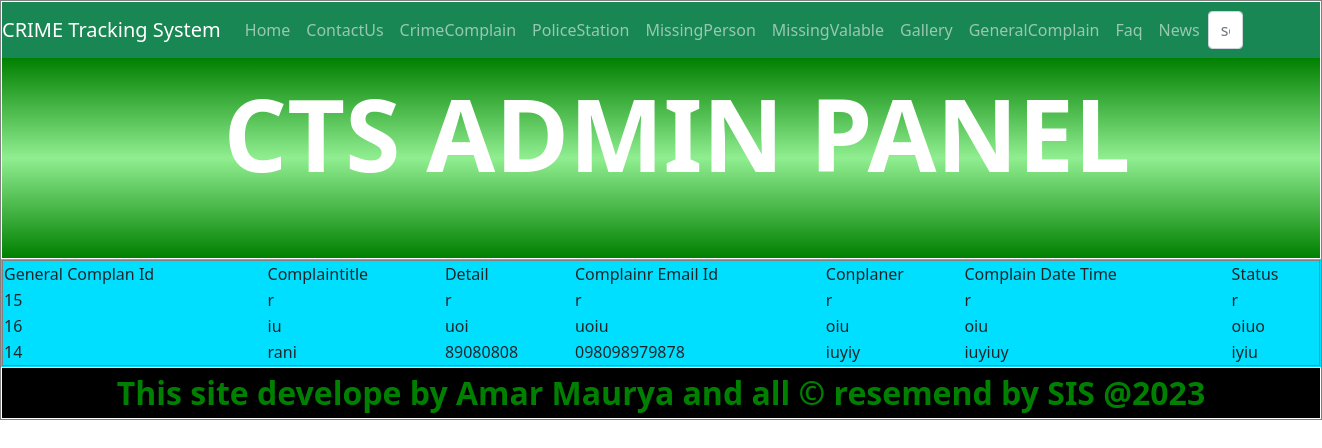
The page /Admin/GeneralComplan.php on the database its author committed.
### tables this page shows
CREATE TABLE IF NOT EXISTS `mp` (
  `mp_Id` int(50) NOT NULL AUTO_INCREMENT,
  `mp_name` varchar(50) NOT NULL,
  `mp_contactno` varchar(50) NOT NULL,
  `mp_aadharcardno` varchar(50) NOT NULL,
  `lastview_location` varchar(50) NOT NULL,
  `body_mark` varchar(50) NOT NULL,
  `body_color` varchar(50) NOT NULL,
  `dob` varchar(50) NOT NULL,
  `reword` varchar(50) NOT NULL,
  `complaner_email` varchar(50) NOT NULL,
  `Complain_date_time` varchar(50) NOT NULL,
  `address` varchar(50) NOT NULL,
  `mp_photo` varchar(50) NOT NULL,
  `status` varchar(50) NOT NULL,
  PRIMARY KEY (`mp_Id`)
);

### Admin/GeneralComplan.php (the view, shortened to what this page needs)
 <!DOCTYPE html PUBLIC "-//W3C//DTD XHTML 1.0 Transitional//EN" "http://www.w3.org/TR/xhtml1/DTD/xhtml1-transitional.dtd">
<html xmlns="http://www.w3.org/1999/xhtml">
<head>
</head>
<body>
<form id="form1" name="form1" method="post" action="" enctype="multipart/form-data">
  <table width="100%" border="1" cellspacing="0">
    <tr>
      <td><?php include('Header.php');?></td>
    </tr>
    <tr style="background-color:#00DFFF">
      <td><table width="100%" border="1" cellspacing="0">
        <tr>
          <td>General Complan Id</td>
          <td>Complaintitle</td>
          <td>Detail</td>
          <td>Complainr Email Id</td>
          <td>Conplaner</td>
          <td>Complain Date Time</td>
          <td>Status</td>
		  <td>
		  	<?php
	         	$ss=mysql_query("select * from mp");
		        while($c=mysql_fetch_array($ss))
		    {
			echo"<tr>
            <td>$c[0]</td>
            <td>$c[1]</td>
            <td>$c[2]</td>
            <td>$c[3]</td>
	        <td>$c[4]</td>
	        <td>$c[5]</td>
		   <td>$c[6]</td>
           </tr>";
		}
			?>
		  </td>
        </tr>
      </table></td>
    </tr>
    <tr>
      <td><?php include('Footer.php');?></td>
    </tr>
  </table>
</form>
</body>
</html>

### rows shown on the page
mp: mp_Id "15", mp_name "r", mp_contactno "r", mp_aadharcardno "r", lastview_location "r", body_mark "r", body_color "r"
mp: mp_Id "16", mp_name "iu", mp_contactno "uoi", mp_aadharcardno "uoiu", lastview_location "oiu", body_mark "oiu", body_color "oiuo"
mp: mp_Id "14", mp_name "rani", mp_contactno "89080808", mp_aadharcardno "098098979878", lastview_location "iuyiy", body_mark "iuyiuy", body_color "iyiu"
